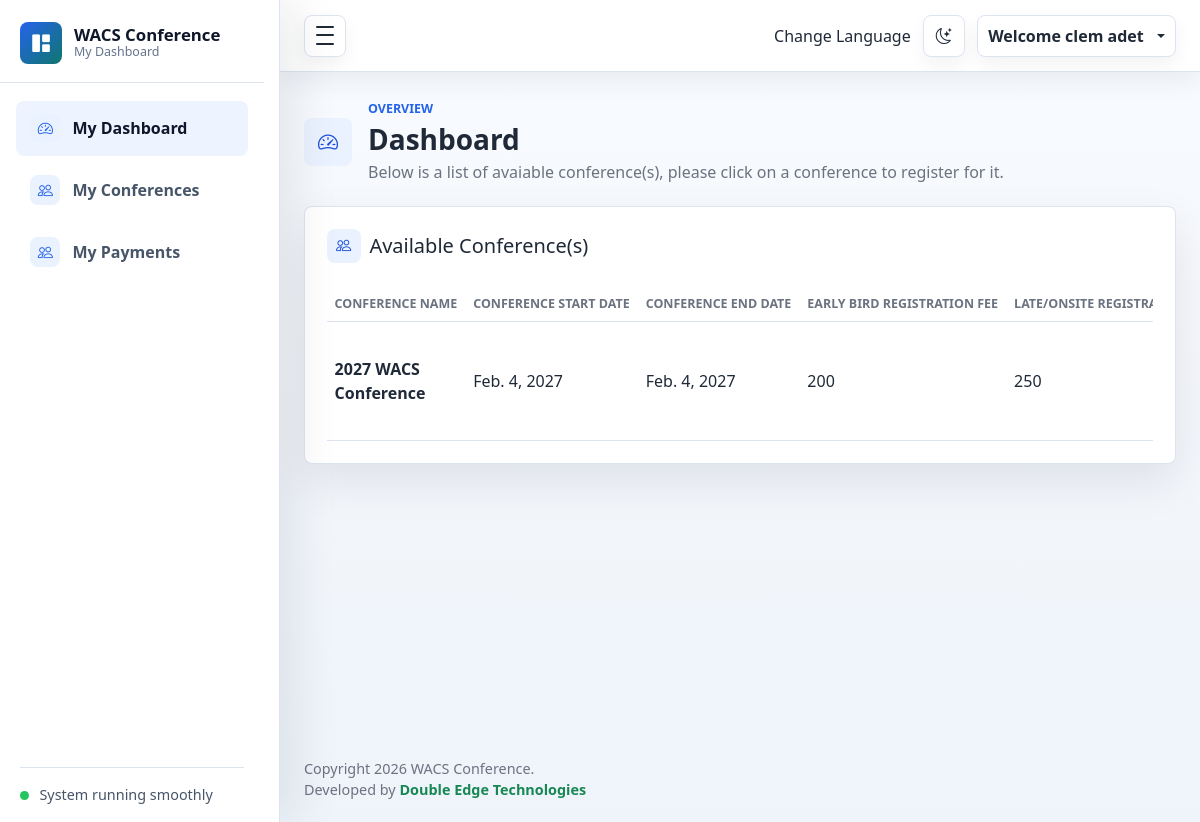
Page /dashboard/ (signed in) on the committed database.
### accounts/models.py (models this page shows, shortened)
class Account(AbstractBaseUser, PermissionsMixin):
    USER_TYPE_CHOICES = (
        ("candidate", "Candidate"),
        ("reviewer", "Reviewer"),
        ("admin", "Admin"),
        ("staff", "Staff"),
    )
    first_name = models.CharField(max_length=50)
    last_name = models.CharField(max_length=50)
    username = models.CharField(
        max_length=50,
        unique=True
    )
    email = models.EmailField(
        max_length=100,
        unique=True
    )
    phone_number = models.CharField(
        max_length=50,
        blank=True,
        null=True
    )
    faculty = models.ForeignKey(
        Faculty,
        on_delete=models.PROTECT,
        blank=True,
        null=True
    )
    user_type = models.CharField(
        max_length=20,
        choices=USER_TYPE_CHOICES,
        default="candidate"
    )
    date_joined = models.DateTimeField(auto_now_add=True)
    last_login = models.DateTimeField(
        auto_now=True
    )
    is_active = models.BooleanField(default=True)
    is_staff = models.BooleanField(default=False)
    is_admin = models.BooleanField(default=False)
    is_superadmin = models.BooleanField(default=False)
    objects = MyAccountManager()
    USERNAME_FIELD = "email"
    REQUIRED_FIELDS = [
        "username",
        "first_name",
        "last_name",
    ]
    class Meta:
        verbose_name = "Account"
        verbose_name_plural = "Accounts"

### conferencename/models.py (models this page shows, shortened)
class Conferencename(models.Model):
    name = models.CharField(max_length=200, unique=True)
    normalregistration_fee = models.CharField(max_length=200)
    lateregistration_fee = models.CharField(max_length=200)
    lateregistration_start_date = models.DateField(null=True, blank=True)
    conferencestartdate = models.DateField(null=True, blank=True)
    conferenceenddate = models.DateField(null=True, blank=True)
    created_at = models.DateField(auto_now_add=True)
    updated_at = models.DateField(auto_now=True)
    venue = models.CharField(max_length=300, blank=True, null=True)

### accounts/views.py (the view)
# urls.py: path('dashboard/', views.dashboard, name='dashboard'),
@login_required
def dashboard(request):
    today = date.today()
    conferences  = Conferencename.objects.all()
    context = {
        'conferences' : conferences,
        'today':today
    }
    return render(request, 'accounts/dashboard.html', context)

### templates/accounts/dashboard.html (shortened to what this page needs)
{% load static %}
{% include 'includes/aside.html' %}
{% include 'includes/navigation.html' %}
      <main class="dashboard-content">
        <div class="container-fluid px-3 px-lg-4 py-4">
          <div class="page-heading">
            <div class="page-heading-copy">
              <span class="page-icon"><i class="bi bi-speedometer2" aria-hidden="true"></i></span>
              <div>
                <p class="eyebrow mb-1">Overview</p>
                <h1 class="h3 mb-1">Dashboard</h1>
                <p class="text-muted mb-0">Below is a list of avaiable conference(s),
                  please click on a conference
                  to register for it.
                </p>
              </div>
            </div>
          </div>
          <section class="panel mt-3">
            <div class="panel-header">
              <div>
                <h2 class="h5 mb-1 section-title"><i class="bi bi-people" aria-hidden="true"></i>
                  <span>Available Conference(s)</span></h2>
              </div>
            </div>
            <div class="table-responsive">
              <table class="table align-middle mb-0">
                <thead><tr><th scope="col">Conference Name</th>
                  <th scope="col">Conference Start Date</th>
                  <th scope="col">Conference End Date</th>
                  <th scope="col">Early Bird Registration Fee</th>
                  <th scope="col">Late/Onsite Registration Fee</th>
                  <th scope="col" class="text-end">Action</th></tr></thead>
                <tbody>
                  {% for availableconference in conferences %}
                  <tr>
                    <td>
                      <div class="d-flex align-items-center gap-2">
                        <div>
                          <p class="fw-semibold mb-0">{{ availableconference.name }}</p>
                        </div>
                      </div>
                    </td>
                    <td>{{ availableconference.conferencestartdate }}</td>
                       <td>{{ availableconference.conferenceenddate }}</td>
                    <td>{{ availableconference.normalregistration_fee}}</td>
                    <td>
                      {{ availableconference.lateregistration_fee}}</span></td>
                  </tr>
                  {% empty%}
                  <h3>No available Conference</h3>
                  {% endfor %}
                </tbody>
              </table>
            </div>
          </section>
        </div>
      </main>
{% include 'includes/footer.html' %}

### templates/includes/navigation.html (shortened to what this page needs)
    {% load static %}
    <div class="admin-main">
      <nav class="navbar admin-navbar navbar-expand bg-white">
        <div class="container-fluid px-3 px-lg-4">
          <button class="sidebar-toggle" type="button" data-sidebar-toggle
           aria-controls="adminSidebar" aria-expanded="true" aria-label="Toggle sidebar">
            <span></span>
            <span></span>
            <span></span>
          </button>
          <div class="navbar-actions ms-auto">
 <div class="gtranslate_wrapper">Change Language  </div>
            <button class="icon-button theme-toggle" type="button" data-theme-toggle
            aria-label="Switch color theme" title="Switch color theme">
              <i class="bi bi-moon-stars" data-theme-icon aria-hidden="true"></i>
            </button>
            <div class="dropdown">
              <button class="profile-button dropdown-toggle" type="button"
              data-bs-toggle="dropdown" aria-expanded="false">
                 Welcome {{ user.first_name}} {{ user.last_name}}
              </button>
            </div>
          </div>
        </div>
      </nav>

### rows in the picture
Account: first_name "clem", last_name "adet"
Conferencename: name "2027 WACS Conference", conferencestartdate "Feb. 4, 2027", conferenceenddate "Feb. 4, 2027", normalregistration_fee "200", lateregistration_fee "250"
